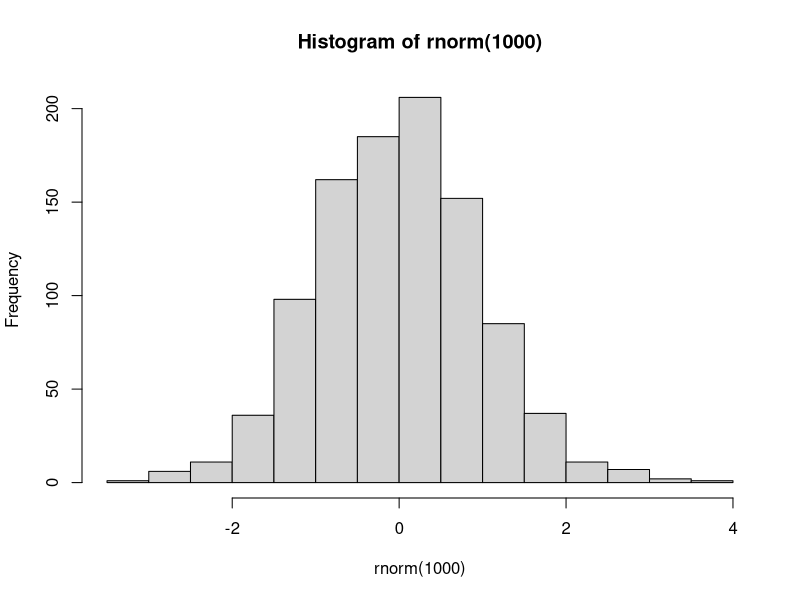

Write R code to recreate this figure.
## ---- chunk 1
hist(rnorm(1000)) 
